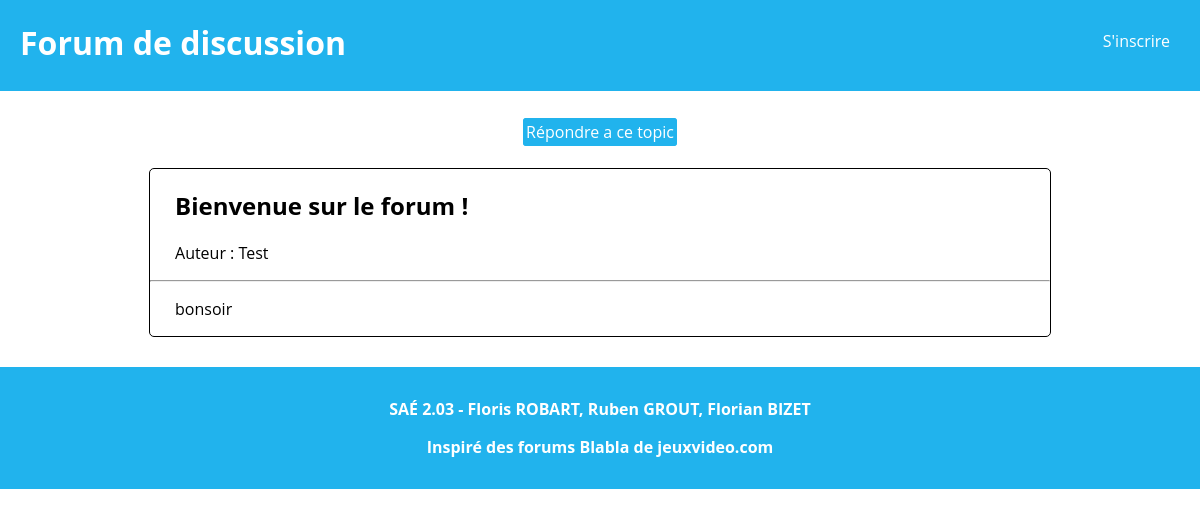
The page /topic.php?topicid=54 on the database as committed earlier.
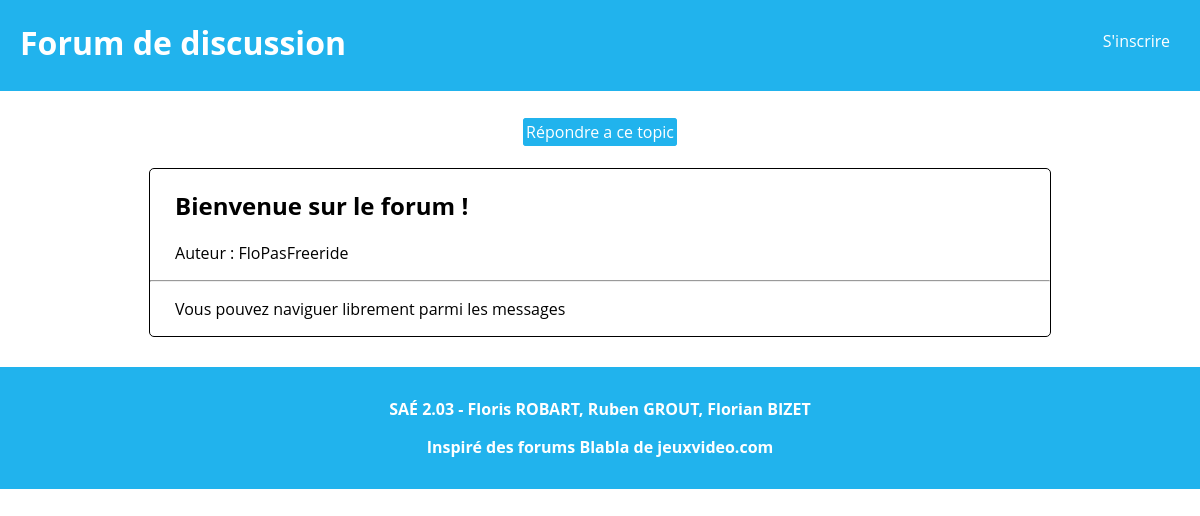
The same page on the database as committed later.
### tables this page shows
CREATE TABLE Topic (
    idTopic INT PRIMARY KEY NOT NULL AUTO_INCREMENT,
    titre   VARCHAR(200),
    contenu TEXT,
    idUser  INT REFERENCES Users(idUser)
);

CREATE TABLE Users (
    idUser INT  PRIMARY KEY NOT NULL AUTO_INCREMENT,
    pseudo  VARCHAR(60),
    hashMdp VARCHAR(255),
    UNIQUE(pseudo)
);

### html/topic.php (the view, shortened to what this page needs)
<!DOCTYPE html>
<?php
$dbuser = 'review_site';
$dbpass = 'JxSLRkdutW';
$conn = new mysqli("localhost", $dbuser, $dbpass, "forum");
$conn->set_charset("utf8");
$topicID = $_GET["topicid"];
$query = "SELECT t.*, u.pseudo FROM Topic t JOIN Users u ON t.idUser = u.idUser WHERE idTopic = " . $topicID . ";";
$result = $conn->query($query)->fetch_array();
?>
<html>
    <head>
        <link rel="stylesheet" href="style.css"/>
    </head>
    <body>
        <header>
            <h1><a href="index.php">Forum de discussion</a></h1>
            <a href="inscription.html">S'inscrire</a>
        </header>
        <main>
          <?php
            echo "<a href='repondre.php?topicid=" . $topicID . "'>Répondre a ce topic</a>";
          ?>
          <section>
            <?php
              echo "<h2>" . $result["titre"] . "</h2>";
              echo "<p>Auteur : " . $result["pseudo"] . "</p>";
              echo "<hr/>";
              echo "<pre>";
              echo htmlspecialchars($result["contenu"]);
              echo "</pre>";
            ?>
          </section>
        </main>
        <footer>
            <p>SAÉ 2.03 - Floris ROBART, Ruben GROUT, Florian BIZET</p>
            <p>Inspiré des forums Blabla de jeuxvideo.com</p>
        </footer>
    </body>
</html>

Rows that differ between the two databases and show on the page:
changed topic "Bienvenue sur le forum !": idUser.pseudo "Test" → "FloPasFreeride"; contenu "bonsoir" → "Vous pouvez naviguer librement parmi les messages"
